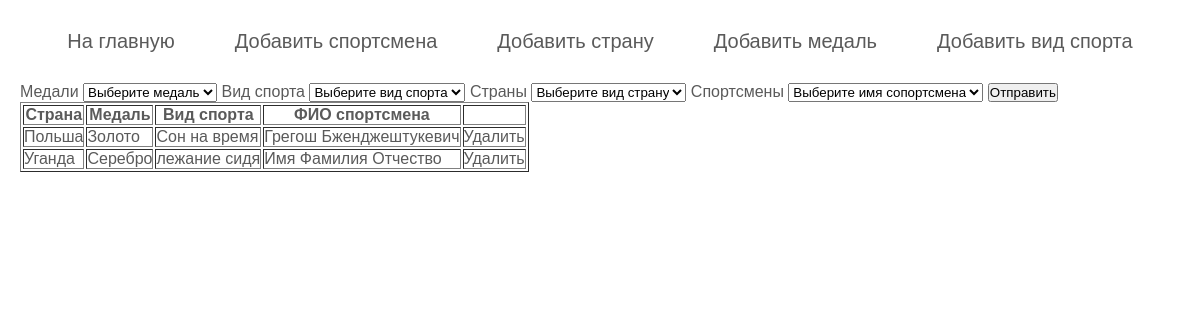
The page /addMedals.php on the database its author committed.
### tables this page shows
CREATE TABLE `country_medals` (
  `id` int(11) NOT NULL,
  `medal_type_id` int(11) NOT NULL,
  `country_id` int(11) NOT NULL,
  `athletes_id` int(11) NOT NULL,
  `sport_type_id` int(11) NOT NULL
);

CREATE TABLE `country` (
  `id` int(11) NOT NULL,
  `country` varchar(100) NOT NULL
);

CREATE TABLE `medal_type` (
  `id` int(11) NOT NULL,
  `medal` varchar(50) NOT NULL
);

CREATE TABLE `sport_type` (
  `id` int(11) NOT NULL,
  `sport_type` varchar(255) NOT NULL
);

CREATE TABLE `athletes` (
  `id` int(11) NOT NULL,
  `name` varchar(100) NOT NULL,
  `sure_name` varchar(150) NOT NULL,
  `patronymic` varchar(50) DEFAULT NULL
);

### function.php (called while the page is built, shortened)
<?php
function country_medals($conn)
{
    $country_medals=[];
    $sql = "SELECT country_medals.id, `country`,`medal`,`name`,`sure_name`,`patronymic`,`sport_type` FROM country_medals
JOIN medal_type ON country_medals.medal_type_id = medal_type.id
JOIN country ON country_medals.country_id = country.id
JOIN athletes ON country_medals.athletes_id = athletes.id
JOIN sport_type ON country_medals.sport_type_id = sport_type.id
";
    $result = mysqli_query($conn, $sql);
    if (mysqli_num_rows($result) != 0) {
        while ($row = mysqli_fetch_assoc($result)) {
            $country_medals[] = $row;
        }
    }
    return $country_medals;
}

### addMedals.php (the view, shortened to what this page needs)
<?php
require_once './function.php';
$conn = conn();
$country_medals = country_medals($conn);
?>
<!DOCTYPE html>
<html lang="en">
<head>
    <link rel="stylesheet" href="/style/main.css">
</head>
<body>
    <?php include './tamplate/header.php' ?>
    <form method="POST">
        <label for="medals">Медали</label>
        <select name="medals" id="medals">
            <option value=""> Выберите медаль </option>
        </select>
        <label for="sport_type">Вид спорта</label>
        <select name="sport_type" id="sport_type">
            <option value=""> Выберите вид спорта </option>
        </select>
        <label for="country">Страны</label>
        <select name="country" id="country">
            <option value=""> Выберите вид страну </option>
        </select>
        <label for="athletes">Спортсмены</label>
        <select name="athletes" id="athletes">
            <option value="">Выберите имя сопортсмена </option>
        </select>
        <input type="submit" value="Отправить">
    </form>
    <table border="1">
        <tr>
            <th> Страна </th>
            <th> Медаль </th>
            <th> Вид спорта </th>
            <th> ФИО спортсмена </th>
            <th>  </th>
        </tr>
        <?php foreach ($country_medals as $value) : ?>
            <tr>
                <td><?=$value['country']?></td>
                <td><?=$value['medal']?> </td>
                <td><?=$value['sport_type']?> </td>
                <td><?=$value['name']?> <?=$value['sure_name']?> <?=$value['patronymic']?> </td>
                 <td><a href="addMedals.php?id=<?=$value["id"]?>">Удалить</a> </td>
            </tr>
        <?php endforeach; ?>
    </table>
</body>
</html>

### tamplate/header.php
<header>
        <nav class="nav_menu">
            <ul class="nav_list">
            <li class="nav_item"><a class="nav_link" href="/">На главную</a></li>
                <li class="nav_item"><a class="nav_link" href="/addAthleth.php">Добавить спортсмена</a></li>
                <li class="nav_item"><a class="nav_link" href="/addCountry.php">Добавить страну</a></li>
                <li class="nav_item"><a class="nav_link" href="/addMedals.php">Добавить медаль</a></li>
                <li class="nav_item"><a class="nav_link" href="/addSportType.php">Добавить вид спорта</a></li>
            </ul>
        </nav>
    </header>

### style/main.css (style rules this page uses)
*, *::before, *::after { box-sizing: border-box; margin: 0; padding: 0; }
body,html { color: rgb(90, 90, 90); padding: 0 10px; font-family: Arial, Helvetica, sans-serif; }
ul { list-style: none; }
a { text-decoration: none; color: inherit; }
.nav_list { display: flex; justify-content: center; margin:30px 0; }
.nav_item { padding: 0 30px ; list-style: none; text-align: center; }
.nav_link { text-decoration: none; font-size: 20px; border-bottom: 2px solid transparent; }

### rows shown on the page
country_medals: country.country "Польша", medal_type.medal "Золото", sport_type.sport_type "Сон на время", athletes.name "Грегош", athletes.sure_name "Бженджештукевич"
country_medals: country.country "Уганда", medal_type.medal "Серебро", sport_type.sport_type "лежание сидя", athletes.name "Имя", athletes.sure_name "Фамилия", athletes.patronymic "Отчество"
